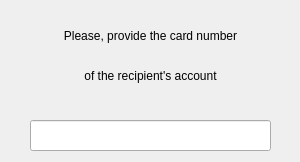
<?xml version="1.0" encoding="UTF-8"?>
<ui version="4.0">
 <class>Step1</class>
 <widget class="QWidget" name="Step1">
  <property name="geometry">
   <rect>
    <x>0</x>
    <y>0</y>
    <width>300</width>
    <height>162</height>
   </rect>
  </property>
  <property name="windowTitle">
   <string>Form</string>
  </property>
  <widget class="QLabel" name="label_2">
   <property name="geometry">
    <rect>
     <x>30</x>
     <y>20</y>
     <width>241</width>
     <height>31</height>
    </rect>
   </property>
   <property name="text">
    <string>Please, provide the card number</string>
   </property>
   <property name="alignment">
    <set>Qt::AlignCenter</set>
   </property>
  </widget>
  <widget class="QLineEdit" name="cardNumberInput">
   <property name="geometry">
    <rect>
     <x>30</x>
     <y>120</y>
     <width>241</width>
     <height>31</height>
    </rect>
   </property>
  </widget>
  <widget class="QLabel" name="label_3">
   <property name="geometry">
    <rect>
     <x>30</x>
     <y>60</y>
     <width>241</width>
     <height>31</height>
    </rect>
   </property>
   <property name="text">
    <string>of the recipient's account</string>
   </property>
   <property name="alignment">
    <set>Qt::AlignCenter</set>
   </property>
  </widget>
 </widget>
 <resources/>
 <connections/>
</ui>
